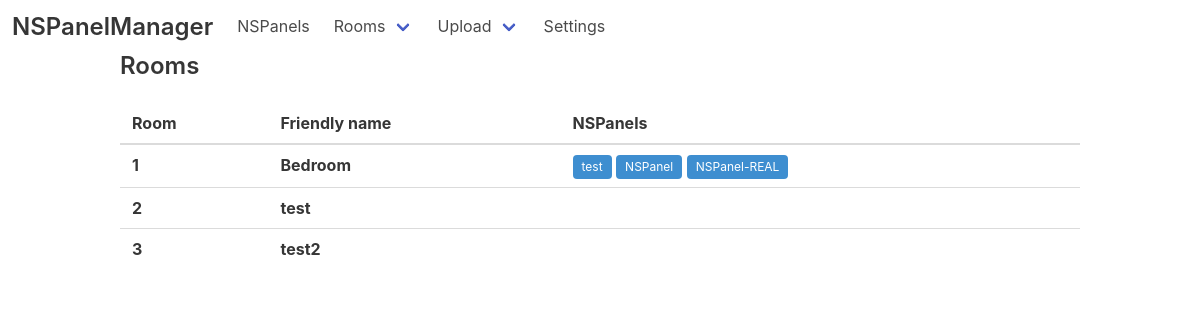
The page /rooms on the database as committed earlier.
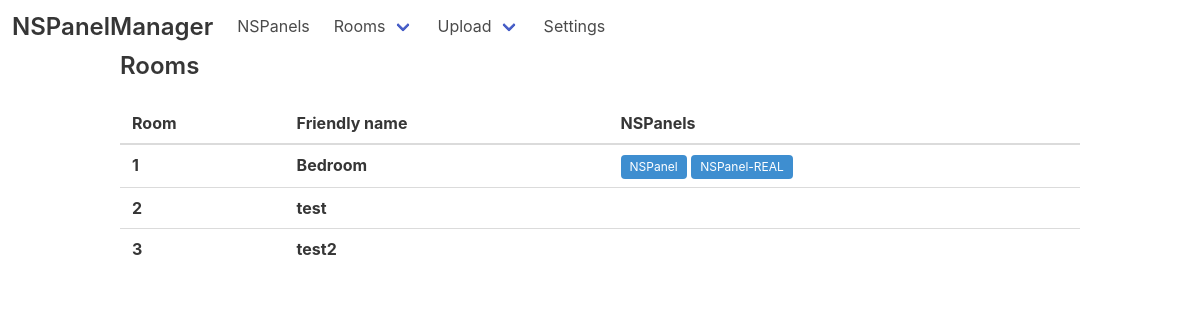
The same page on the database as committed later.
### web/models.py (models this page shows)
class Room(models.Model):
    def number():
        no = Room.objects.all().count()
        if no == None:
            return 1
        else:
            return no + 1
    friendly_name = models.CharField(max_length=30)
    displayOrder = models.IntegerField(default=number)

class NSPanel(models.Model):
    mac_address = models.CharField(max_length=17)
    friendly_name = models.CharField(max_length=100)
    last_seen = models.DateTimeField(default=django.utils.timezone.now)
    ip_address = models.CharField(max_length=15, default="")
    version = models.CharField(max_length=15, default="")
    room = models.ForeignKey(Room, on_delete=models.CASCADE)

### web/views.py (the view)
# urls.py: path('rooms', views.rooms, name='rooms'),
def rooms(request):
    return render(request, 'rooms.html', {'rooms': Room.objects.all()})

### web/templates/rooms.html
{% extends 'base.html' %}
{% block content %}
<h2 class="title is-4">Rooms</h2>
<table class="table is-fullwidth is-hoverable">
    <thead>
        <tr>
            <th>Room</th>
            <th>Friendly name</th>
            <th>NSPanels</th>
        </tr>
    </thead>
    <tbody>
        {% for room in rooms %}
        <tr>
            <th>{{ room.id }}</th>
            <th>{{ room.friendly_name }}</th>
            <td>
                {% for nspanel in room.nspanel_set.all %}
                <span class="tag is-info is-small">{{ nspanel.friendly_name }}</span>
                {% endfor %}
            </td>
        </tr>
        {% endfor %}
    </tbody>
</table>
{% endblock %}

Rows that differ between the two databases and show on the page:
removed NSPanel: friendly_name "test", shown under Room "Bedroom"
